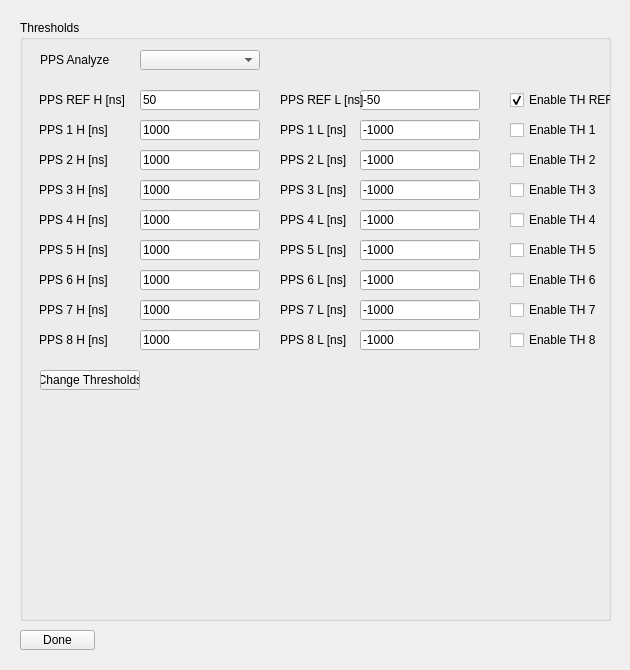
<?xml version="1.0" encoding="UTF-8"?>
<ui version="4.0">
 <class>Upa_PpsThresholdScreen</class>
 <widget class="QWidget" name="Upa_PpsThresholdScreen">
  <property name="geometry">
   <rect>
    <x>0</x>
    <y>0</y>
    <width>630</width>
    <height>670</height>
   </rect>
  </property>
  <property name="sizePolicy">
   <sizepolicy hsizetype="Fixed" vsizetype="Fixed">
    <horstretch>0</horstretch>
    <verstretch>0</verstretch>
   </sizepolicy>
  </property>
  <property name="windowTitle">
   <string>Thresholds</string>
  </property>
  <property name="autoFillBackground">
   <bool>false</bool>
  </property>
  <widget class="QGroupBox" name="PpsThresholdGroupBox">
   <property name="geometry">
    <rect>
     <x>20</x>
     <y>20</y>
     <width>591</width>
     <height>601</height>
    </rect>
   </property>
   <property name="title">
    <string>Thresholds</string>
   </property>
   <widget class="QLineEdit" name="PpsThresholdPpsHighRefValue">
    <property name="enabled">
     <bool>true</bool>
    </property>
    <property name="geometry">
     <rect>
      <x>120</x>
      <y>70</y>
      <width>120</width>
      <height>20</height>
     </rect>
    </property>
    <property name="text">
     <string>50</string>
    </property>
   </widget>
   <widget class="QLabel" name="PpsThresholdPpsHighRefLabel">
    <property name="geometry">
     <rect>
      <x>19</x>
      <y>70</y>
      <width>110</width>
      <height>20</height>
     </rect>
    </property>
    <property name="text">
     <string>PPS REF H [ns]</string>
    </property>
   </widget>
   <widget class="QLabel" name="PpsThresholdPpsHigh1Label">
    <property name="geometry">
     <rect>
      <x>19</x>
      <y>100</y>
      <width>110</width>
      <height>20</height>
     </rect>
    </property>
    <property name="text">
     <string>PPS 1 H [ns]</string>
    </property>
   </widget>
   <widget class="QLineEdit" name="PpsThresholdPpsHigh1Value">
    <property name="enabled">
     <bool>true</bool>
    </property>
    <property name="geometry">
     <rect>
      <x>120</x>
      <y>100</y>
      <width>120</width>
      <height>20</height>
     </rect>
    </property>
    <property name="text">
     <string>1000</string>
    </property>
   </widget>
   <widget class="QLabel" name="PpsThresholdPpsHigh2Label">
    <property name="geometry">
     <rect>
      <x>19</x>
      <y>130</y>
      <width>110</width>
      <height>20</height>
     </rect>
    </property>
    <property name="text">
     <string>PPS 2 H [ns]</string>
    </property>
   </widget>
   <widget class="QLineEdit" name="PpsThresholdPpsHigh2Value">
    <property name="enabled">
     <bool>true</bool>
    </property>
    <property name="geometry">
     <rect>
      <x>120</x>
      <y>130</y>
      <width>120</width>
      <height>20</height>
     </rect>
    </property>
    <property name="text">
     <string>1000</string>
    </property>
   </widget>
   <widget class="QLabel" name="PpsThresholdPpsHigh3Label">
    <property name="geometry">
     <rect>
      <x>19</x>
      <y>160</y>
      <width>110</width>
      <height>20</height>
     </rect>
    </property>
    <property name="text">
     <string>PPS 3 H [ns]</string>
    </property>
   </widget>
   <widget class="QLineEdit" name="PpsThresholdPpsHigh3Value">
    <property name="enabled">
     <bool>true</bool>
    </property>
    <property name="geometry">
     <rect>
      <x>120</x>
      <y>160</y>
      <width>120</width>
      <height>20</height>
     </rect>
    </property>
    <property name="text">
     <string>1000</string>
    </property>
   </widget>
   <widget class="QLabel" name="PpsThresholdPpsHigh4Label">
    <property name="geometry">
     <rect>
      <x>19</x>
      <y>190</y>
      <width>110</width>
      <height>20</height>
     </rect>
    </property>
    <property name="text">
     <string>PPS 4 H [ns]</string>
    </property>
   </widget>
   <widget class="QLineEdit" name="PpsThresholdPpsHigh4Value">
    <property name="enabled">
     <bool>true</bool>
    </property>
    <property name="geometry">
     <rect>
      <x>120</x>
      <y>190</y>
      <width>120</width>
      <height>20</height>
     </rect>
    </property>
    <property name="text">
     <string>1000</string>
    </property>
   </widget>
   <widget class="QLabel" name="PpsThresholdPpsHigh5Label">
    <property name="geometry">
     <rect>
      <x>19</x>
      <y>220</y>
      <width>110</width>
      <height>20</height>
     </rect>
    </property>
    <property name="text">
     <string>PPS 5 H [ns]</string>
    </property>
   </widget>
   <widget class="QLineEdit" name="PpsThresholdPpsHigh5Value">
    <property name="enabled">
     <bool>true</bool>
    </property>
    <property name="geometry">
     <rect>
      <x>120</x>
      <y>220</y>
      <width>120</width>
      <height>20</height>
     </rect>
    </property>
    <property name="text">
     <string>1000</string>
    </property>
   </widget>
   <widget class="QLabel" name="PpsThresholdPpsHigh6Label">
    <property name="geometry">
     <rect>
      <x>19</x>
      <y>250</y>
      <width>110</width>
      <height>20</height>
     </rect>
    </property>
    <property name="text">
     <string>PPS 6 H [ns]</string>
    </property>
   </widget>
   <widget class="QLineEdit" name="PpsThresholdPpsHigh6Value">
    <property name="enabled">
     <bool>true</bool>
    </property>
    <property name="geometry">
     <rect>
      <x>120</x>
      <y>250</y>
      <width>120</width>
      <height>20</height>
     </rect>
    </property>
    <property name="text">
     <string>1000</string>
    </property>
   </widget>
   <widget class="QLabel" name="PpsThresholdPpsHigh7Label">
    <property name="geometry">
     <rect>
      <x>19</x>
      <y>280</y>
      <width>110</width>
      <height>20</height>
     </rect>
    </property>
    <property name="text">
     <string>PPS 7 H [ns]</string>
    </property>
   </widget>
   <widget class="QLineEdit" name="PpsThresholdPpsHigh7Value">
    <property name="enabled">
     <bool>true</bool>
    </property>
    <property name="geometry">
     <rect>
      <x>120</x>
      <y>280</y>
      <width>120</width>
      <height>20</height>
     </rect>
    </property>
    <property name="text">
     <string>1000</string>
    </property>
   </widget>
   <widget class="QLabel" name="PpsThresholdPpsHigh8Label">
    <property name="geometry">
     <rect>
      <x>19</x>
      <y>310</y>
      <width>110</width>
      <height>20</height>
     </rect>
    </property>
    <property name="text">
     <string>PPS 8 H [ns]</string>
    </property>
   </widget>
   <widget class="QLineEdit" name="PpsThresholdPpsHigh8Value">
    <property name="enabled">
     <bool>true</bool>
    </property>
    <property name="geometry">
     <rect>
      <x>120</x>
      <y>310</y>
      <width>120</width>
      <height>20</height>
     </rect>
    </property>
    <property name="text">
     <string>1000</string>
    </property>
   </widget>
   <widget class="QLineEdit" name="PpsThresholdPpsLowRefValue">
    <property name="enabled">
     <bool>true</bool>
    </property>
    <property name="geometry">
     <rect>
      <x>340</x>
      <y>70</y>
      <width>120</width>
      <height>20</height>
     </rect>
    </property>
    <property name="text">
     <string>-50</string>
    </property>
   </widget>
   <widget class="QLabel" name="PpsThresholdPpsLowRefLabel">
    <property name="geometry">
     <rect>
      <x>260</x>
      <y>70</y>
      <width>110</width>
      <height>20</height>
     </rect>
    </property>
    <property name="text">
     <string>PPS REF L [ns]</string>
    </property>
   </widget>
   <widget class="QLabel" name="PpsThresholdPpsLow1Label">
    <property name="geometry">
     <rect>
      <x>260</x>
      <y>100</y>
      <width>110</width>
      <height>20</height>
     </rect>
    </property>
    <property name="text">
     <string>PPS 1 L [ns]</string>
    </property>
   </widget>
   <widget class="QLineEdit" name="PpsThresholdPpsLow1Value">
    <property name="enabled">
     <bool>true</bool>
    </property>
    <property name="geometry">
     <rect>
      <x>340</x>
      <y>100</y>
      <width>120</width>
      <height>20</height>
     </rect>
    </property>
    <property name="text">
     <string>-1000</string>
    </property>
   </widget>
   <widget class="QLabel" name="PpsThresholdPpsLow2Label">
    <property name="geometry">
     <rect>
      <x>260</x>
      <y>130</y>
      <width>110</width>
      <height>20</height>
     </rect>
    </property>
    <property name="text">
     <string>PPS 2 L [ns]</string>
    </property>
   </widget>
   <widget class="QLineEdit" name="PpsThresholdPpsLow2Value">
    <property name="enabled">
     <bool>true</bool>
    </property>
    <property name="geometry">
     <rect>
      <x>340</x>
      <y>130</y>
      <width>120</width>
      <height>20</height>
     </rect>
    </property>
    <property name="text">
     <string>-1000</string>
    </property>
   </widget>
   <widget class="QLabel" name="PpsThresholdPpsLow3Label">
    <property name="geometry">
     <rect>
      <x>260</x>
      <y>160</y>
      <width>110</width>
      <height>20</height>
     </rect>
    </property>
    <property name="text">
     <string>PPS 3 L [ns]</string>
    </property>
   </widget>
   <widget class="QLineEdit" name="PpsThresholdPpsLow3Value">
    <property name="enabled">
     <bool>true</bool>
    </property>
    <property name="geometry">
     <rect>
      <x>340</x>
      <y>160</y>
      <width>120</width>
      <height>20</height>
     </rect>
    </property>
    <property name="text">
     <string>-1000</string>
    </property>
   </widget>
   <widget class="QLabel" name="PpsThresholdPpsLow4Label">
    <property name="geometry">
     <rect>
      <x>260</x>
      <y>190</y>
      <width>110</width>
      <height>20</height>
     </rect>
    </property>
    <property name="text">
     <string>PPS 4 L [ns]</string>
    </property>
   </widget>
   <widget class="QLineEdit" name="PpsThresholdPpsLow4Value">
    <property name="enabled">
     <bool>true</bool>
    </property>
    <property name="geometry">
     <rect>
      <x>340</x>
      <y>190</y>
      <width>120</width>
      <height>20</height>
     </rect>
    </property>
    <property name="text">
     <string>-1000</string>
    </property>
   </widget>
   <widget class="QLabel" name="PpsThresholdPpsLow5Label">
    <property name="geometry">
     <rect>
      <x>260</x>
      <y>220</y>
      <width>110</width>
      <height>20</height>
     </rect>
    </property>
    <property name="text">
     <string>PPS 5 L [ns]</string>
    </property>
   </widget>
   <widget class="QLineEdit" name="PpsThresholdPpsLow5Value">
    <property name="enabled">
     <bool>true</bool>
    </property>
    <property name="geometry">
     <rect>
      <x>340</x>
      <y>220</y>
      <width>120</width>
      <height>20</height>
     </rect>
    </property>
    <property name="text">
     <string>-1000</string>
    </property>
   </widget>
   <widget class="QLabel" name="PpsThresholdPpsLow6Label">
    <property name="geometry">
     <rect>
      <x>260</x>
      <y>250</y>
      <width>110</width>
      <height>20</height>
     </rect>
    </property>
    <property name="text">
     <string>PPS 6 L [ns]</string>
    </property>
   </widget>
   <widget class="QLineEdit" name="PpsThresholdPpsLow6Value">
    <property name="enabled">
     <bool>true</bool>
    </property>
    <property name="geometry">
     <rect>
      <x>340</x>
      <y>250</y>
      <width>120</width>
      <height>20</height>
     </rect>
    </property>
    <property name="text">
     <string>-1000</string>
    </property>
   </widget>
   <widget class="QLabel" name="PpsThresholdPpsLow7Label">
    <property name="geometry">
     <rect>
      <x>260</x>
      <y>280</y>
      <width>110</width>
      <height>20</height>
     </rect>
    </property>
    <property name="text">
     <string>PPS 7 L [ns]</string>
    </property>
   </widget>
   <widget class="QLineEdit" name="PpsThresholdPpsLow7Value">
    <property name="enabled">
     <bool>true</bool>
    </property>
    <property name="geometry">
     <rect>
      <x>340</x>
      <y>280</y>
      <width>120</width>
      <height>20</height>
     </rect>
    </property>
    <property name="text">
     <string>-1000</string>
    </property>
   </widget>
   <widget class="QLabel" name="PpsThresholdPpsLow8Label">
    <property name="geometry">
     <rect>
      <x>260</x>
      <y>310</y>
      <width>110</width>
      <height>20</height>
     </rect>
    </property>
    <property name="text">
     <string>PPS 8 L [ns]</string>
    </property>
   </widget>
   <widget class="QLineEdit" name="PpsThresholdPpsLow8Value">
    <property name="enabled">
     <bool>true</bool>
    </property>
    <property name="geometry">
     <rect>
      <x>340</x>
      <y>310</y>
      <width>120</width>
      <height>20</height>
     </rect>
    </property>
    <property name="text">
     <string>-1000</string>
    </property>
   </widget>
   <widget class="QPushButton" name="PpsChangeThresholdsButton">
    <property name="geometry">
     <rect>
      <x>20</x>
      <y>350</y>
      <width>100</width>
      <height>20</height>
     </rect>
    </property>
    <property name="text">
     <string>Change Thresholds</string>
    </property>
   </widget>
   <widget class="QLabel" name="PpsAnalyzerLabel">
    <property name="geometry">
     <rect>
      <x>20</x>
      <y>30</y>
      <width>70</width>
      <height>20</height>
     </rect>
    </property>
    <property name="text">
     <string>PPS Analyzer</string>
    </property>
   </widget>
   <widget class="QComboBox" name="PpsAnalyzerComboBox">
    <property name="geometry">
     <rect>
      <x>120</x>
      <y>30</y>
      <width>120</width>
      <height>20</height>
     </rect>
    </property>
    <property name="autoFillBackground">
     <bool>false</bool>
    </property>
    <property name="currentText">
     <string/>
    </property>
   </widget>
   <widget class="QCheckBox" name="PpsThresholdRefCheckBox">
    <property name="geometry">
     <rect>
      <x>490</x>
      <y>70</y>
      <width>101</width>
      <height>20</height>
     </rect>
    </property>
    <property name="text">
     <string>Enable TH REF</string>
    </property>
    <property name="checked">
     <bool>true</bool>
    </property>
   </widget>
   <widget class="QCheckBox" name="PpsThreshold1CheckBox">
    <property name="geometry">
     <rect>
      <x>490</x>
      <y>100</y>
      <width>101</width>
      <height>20</height>
     </rect>
    </property>
    <property name="text">
     <string>Enable TH 1</string>
    </property>
    <property name="checked">
     <bool>false</bool>
    </property>
   </widget>
   <widget class="QCheckBox" name="PpsThreshold2CheckBox">
    <property name="geometry">
     <rect>
      <x>490</x>
      <y>130</y>
      <width>101</width>
      <height>20</height>
     </rect>
    </property>
    <property name="text">
     <string>Enable TH 2</string>
    </property>
    <property name="checked">
     <bool>false</bool>
    </property>
   </widget>
   <widget class="QCheckBox" name="PpsThreshold3CheckBox">
    <property name="geometry">
     <rect>
      <x>490</x>
      <y>160</y>
      <width>101</width>
      <height>20</height>
     </rect>
    </property>
    <property name="text">
     <string>Enable TH 3</string>
    </property>
    <property name="checked">
     <bool>false</bool>
    </property>
   </widget>
   <widget class="QCheckBox" name="PpsThreshold4CheckBox">
    <property name="geometry">
     <rect>
      <x>490</x>
      <y>190</y>
      <width>101</width>
      <height>20</height>
     </rect>
    </property>
    <property name="text">
     <string>Enable TH 4</string>
    </property>
    <property name="checked">
     <bool>false</bool>
    </property>
   </widget>
   <widget class="QCheckBox" name="PpsThreshold5CheckBox">
    <property name="geometry">
     <rect>
      <x>490</x>
      <y>220</y>
      <width>101</width>
      <height>20</height>
     </rect>
    </property>
    <property name="text">
     <string>Enable TH 5</string>
    </property>
    <property name="checked">
     <bool>false</bool>
    </property>
   </widget>
   <widget class="QCheckBox" name="PpsThreshold6CheckBox">
    <property name="geometry">
     <rect>
      <x>490</x>
      <y>250</y>
      <width>101</width>
      <height>20</height>
     </rect>
    </property>
    <property name="text">
     <string>Enable TH 6</string>
    </property>
    <property name="checked">
     <bool>false</bool>
    </property>
   </widget>
   <widget class="QCheckBox" name="PpsThreshold7CheckBox">
    <property name="geometry">
     <rect>
      <x>490</x>
      <y>280</y>
      <width>101</width>
      <height>20</height>
     </rect>
    </property>
    <property name="text">
     <string>Enable TH 7</string>
    </property>
    <property name="checked">
     <bool>false</bool>
    </property>
   </widget>
   <widget class="QCheckBox" name="PpsThreshold8CheckBox">
    <property name="geometry">
     <rect>
      <x>490</x>
      <y>310</y>
      <width>101</width>
      <height>20</height>
     </rect>
    </property>
    <property name="text">
     <string>Enable TH 8</string>
    </property>
    <property name="checked">
     <bool>false</bool>
    </property>
   </widget>
  </widget>
  <widget class="QPushButton" name="PpsDoneButton">
   <property name="geometry">
    <rect>
     <x>20</x>
     <y>630</y>
     <width>75</width>
     <height>20</height>
    </rect>
   </property>
   <property name="text">
    <string>Done</string>
   </property>
  </widget>
 </widget>
 <resources/>
 <connections/>
</ui>
